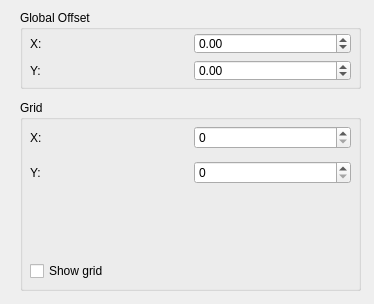
<?xml version="1.0" encoding="UTF-8"?>
<ui version="4.0">
 <class>frmGridAndOffset</class>
 <widget class="QWidget" name="frmGridAndOffset">
  <property name="geometry">
   <rect>
    <x>0</x>
    <y>0</y>
    <width>374</width>
    <height>304</height>
   </rect>
  </property>
  <property name="windowTitle">
   <string>Grid and global offset</string>
  </property>
  <widget class="QGroupBox" name="grpOffset">
   <property name="geometry">
    <rect>
     <x>20</x>
     <y>10</y>
     <width>341</width>
     <height>79</height>
    </rect>
   </property>
   <property name="title">
    <string>Global Offset</string>
   </property>
   <widget class="QWidget" name="layoutWidgetOffset">
    <property name="geometry">
     <rect>
      <x>10</x>
      <y>23</y>
      <width>321</width>
      <height>48</height>
     </rect>
    </property>
    <layout class="QGridLayout" name="grltOffset">
     <item row="0" column="0">
      <widget class="QLabel" name="lblOffsetX">
       <property name="text">
        <string>X:</string>
       </property>
      </widget>
     </item>
     <item row="1" column="0">
      <widget class="QLabel" name="lblOffsetY">
       <property name="text">
        <string>Y:</string>
       </property>
      </widget>
     </item>
     <item row="0" column="1">
      <widget class="QDoubleSpinBox" name="dsbOffsetX">
       <property name="minimum">
        <double>-32767.000000000000000</double>
       </property>
       <property name="maximum">
        <double>32767.000000000000000</double>
       </property>
      </widget>
     </item>
     <item row="1" column="1">
      <widget class="QDoubleSpinBox" name="dsbOffsetY">
       <property name="minimum">
        <double>-32767.000000000000000</double>
       </property>
       <property name="maximum">
        <double>32767.000000000000000</double>
       </property>
      </widget>
     </item>
    </layout>
   </widget>
  </widget>
  <widget class="QGroupBox" name="grpGrid">
   <property name="geometry">
    <rect>
     <x>20</x>
     <y>100</y>
     <width>341</width>
     <height>191</height>
    </rect>
   </property>
   <property name="title">
    <string>Grid</string>
   </property>
   <widget class="QWidget" name="layoutWidgetGridSettings">
    <property name="geometry">
     <rect>
      <x>10</x>
      <y>20</y>
      <width>321</width>
      <height>71</height>
     </rect>
    </property>
    <layout class="QGridLayout" name="grltGrid">
     <item row="1" column="0">
      <widget class="QLabel" name="lblGridY">
       <property name="text">
        <string>Y:</string>
       </property>
      </widget>
     </item>
     <item row="0" column="0">
      <widget class="QLabel" name="lblGridX">
       <property name="text">
        <string>X:</string>
       </property>
      </widget>
     </item>
     <item row="0" column="1">
      <widget class="QSpinBox" name="spbGridX">
       <property name="minimum">
        <number>0</number>
       </property>
       <property name="maximum">
        <number>32767</number>
       </property>
      </widget>
     </item>
     <item row="1" column="1">
      <widget class="QSpinBox" name="spbGridY">
       <property name="minimum">
        <number>0</number>
       </property>
       <property name="maximum">
        <number>32767</number>
       </property>
      </widget>
     </item>
    </layout>
   </widget>
   <widget class="QWidget" name="layoutWidgetColor">
    <property name="geometry">
     <rect>
      <x>10</x>
      <y>100</y>
      <width>321</width>
      <height>81</height>
     </rect>
    </property>
    <layout class="QGridLayout" name="grdGridShowColor">
     <item row="0" column="0">
      <widget class="gui::colorview::ColorView" name="clrGridColor" native="true"/>
     </item>
     <item row="1" column="0">
      <widget class="QCheckBox" name="cbGridShow">
       <property name="text">
        <string>Show grid</string>
       </property>
      </widget>
     </item>
    </layout>
   </widget>
  </widget>
 </widget>
 <customwidgets>
  <customwidget>
   <class>gui::colorview::ColorView</class>
   <extends>QWidget</extends>
   <header>gui/colorview/colorview.h</header>
   <container>1</container>
  </customwidget>
 </customwidgets>
 <resources/>
 <connections/>
</ui>
